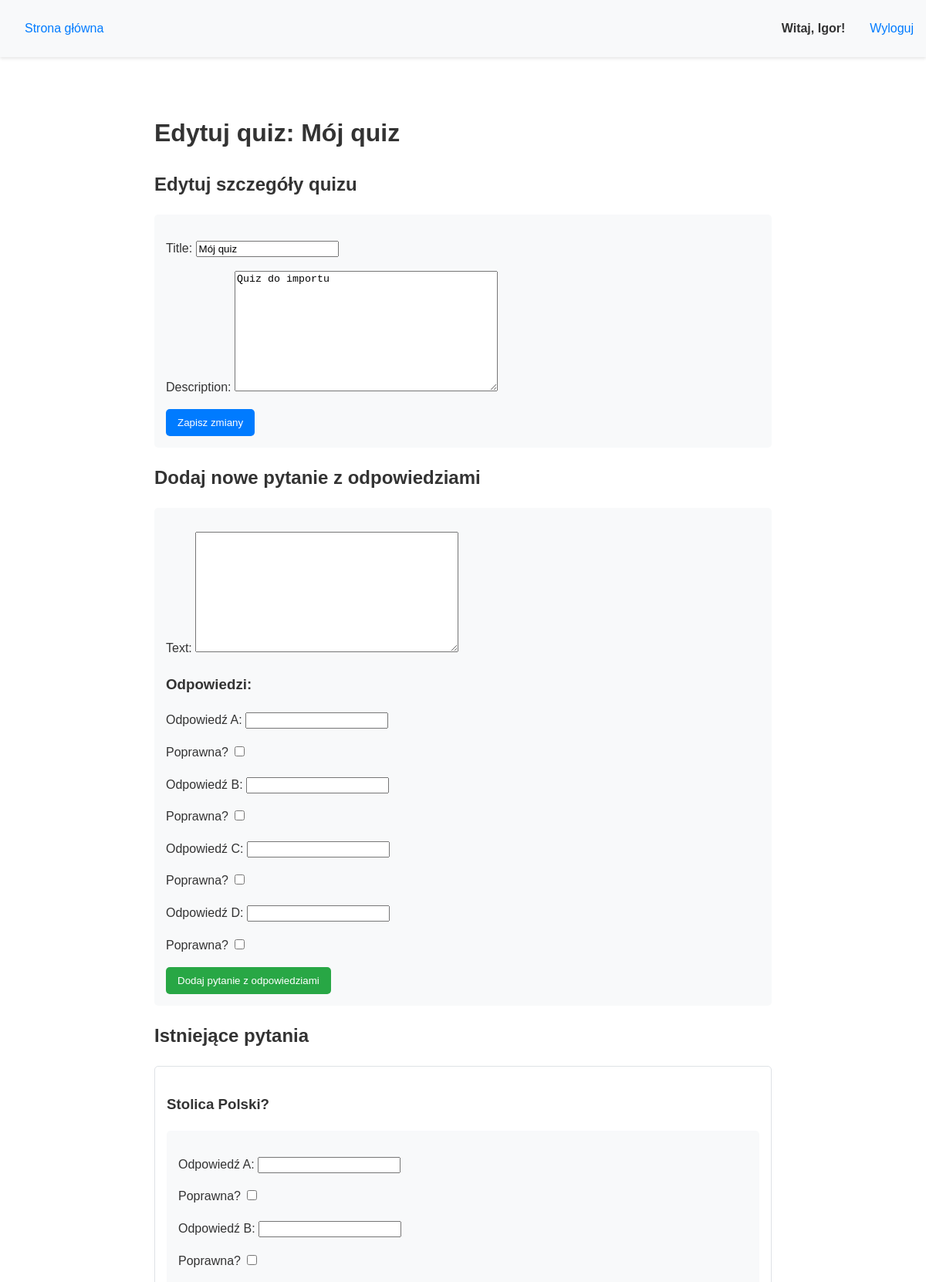
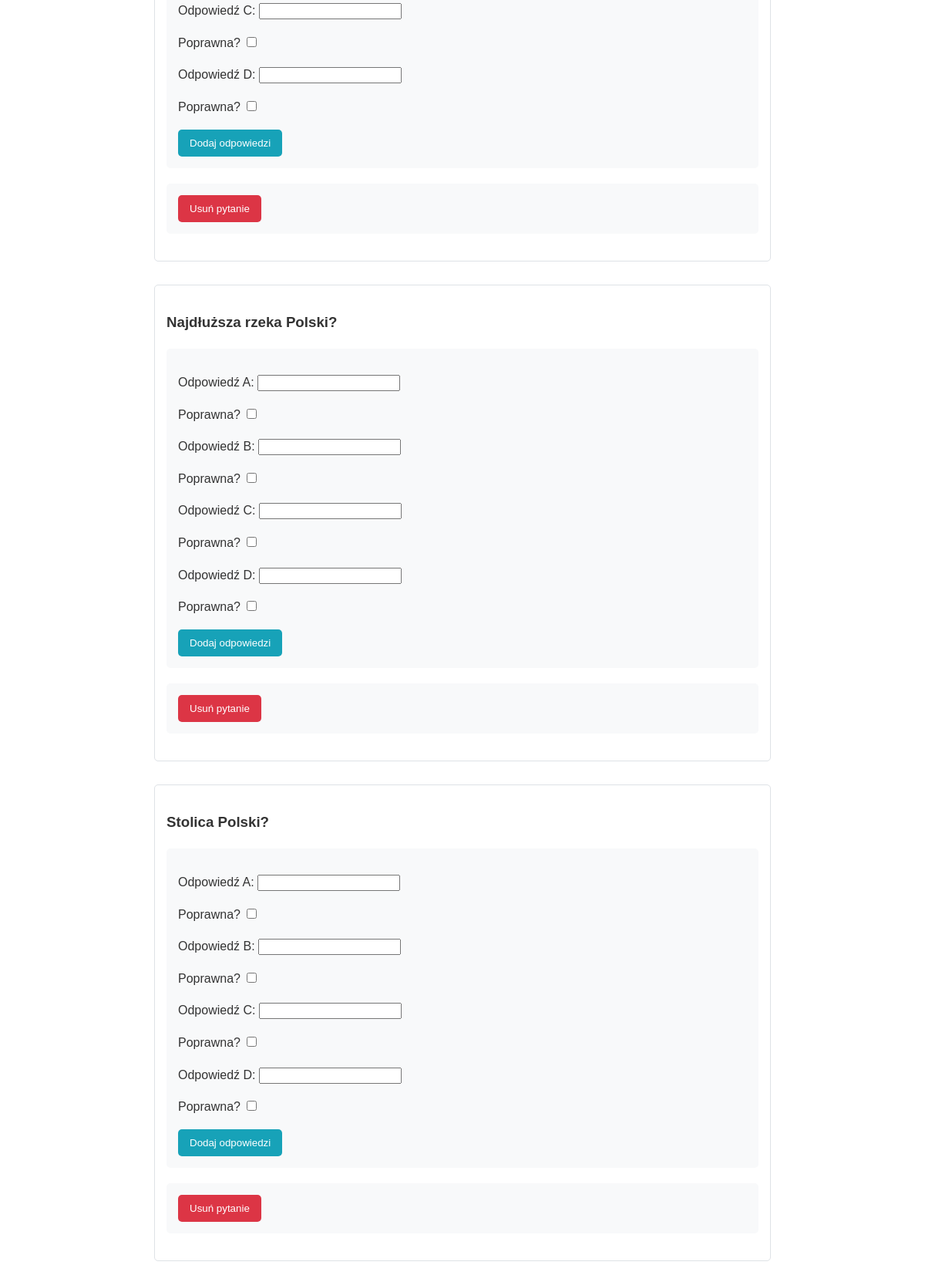
The page /quiz/11/edit/ (signed in, upper part) on the database its author committed (2 pictures, top to bottom).
### quizzes/models.py (models this page shows, shortened)
class Quiz(models.Model):
    title = models.CharField(max_length=200)
    description = models.TextField()
    created_by = models.ForeignKey(User, on_delete=models.CASCADE, related_name='quizzes')
    created_at = models.DateTimeField(auto_now_add=True)

class Question(models.Model):
    quiz = models.ForeignKey(Quiz, related_name='questions', on_delete=models.CASCADE)
    text = models.TextField()
    order = models.IntegerField(default=0)

### quizzes/views.py (the view)
# urls.py: path('quiz/<int:quiz_id>/edit/', views.edit_quiz, name='edit_quiz'),
@login_required
def edit_quiz(request, quiz_id):
    quiz = get_object_or_404(Quiz, pk=quiz_id, created_by=request.user)
    if request.method == 'POST':
        quiz_form = QuizForm(request.POST, instance=quiz)
        question_form = QuestionForm(request.POST)
        answer_form = AnswerForm(request.POST)
        if quiz_form.is_valid():
            quiz_form.save()
        if 'add_question_with_answers' in request.POST:
            if question_form.is_valid() and answer_form.is_valid():
                new_question = question_form.save(commit=False)
                new_question.quiz = quiz
                new_question.save()
                for letter in ['A', 'B', 'C', 'D']:
                    Answer.objects.create(
                        question=new_question,
                        text=answer_form.cleaned_data[f'text_{letter}'],
                        is_correct=answer_form.cleaned_data[f'is_correct_{letter}'],
                        letter=letter
                    )
                messages.success(request, 'Pytanie i odpowiedzi zostały dodane.')
                return redirect('quizzes:edit_quiz', quiz_id=quiz.id)
        elif 'add_answers_to_question' in request.POST:
            question_id = request.POST.get('question_id')
            if question_id and answer_form.is_valid():
                question = get_object_or_404(Question, pk=question_id)
                question.answers.all().delete()
                for letter in ['A', 'B', 'C', 'D']:
                    Answer.objects.create(
                        question=question,
                        text=answer_form.cleaned_data[f'text_{letter}'],
                        is_correct=answer_form.cleaned_data[f'is_correct_{letter}'],
                        letter=letter
                    )
                messages.success(request, 'Odpowiedzi zostały zaktualizowane.')
                return redirect('quizzes:edit_quiz', quiz_id=quiz.id)
    else:
        quiz_form = QuizForm(instance=quiz)
        question_form = QuestionForm()
        answer_form = AnswerForm()
    questions = quiz.questions.all()
    return render(request, 'quizzes/edit_quiz.html', {
        'quiz_form': quiz_form,
        'question_form': question_form,
        'answer_form': answer_form,
        'quiz': quiz,
        'questions': questions,
    })

### quizzes/forms.py
class QuizForm(forms.ModelForm):
    class Meta:
        model = Quiz
        fields = ['title', 'description']

class QuestionForm(forms.ModelForm):
    class Meta:
        model = Question
        fields = ['text']

### quizzes/templates/quizzes/edit_quiz.html (shortened to what this page needs)
{% extends "base.html" %}
{% block content %}
<div class="quiz-edit">
    <h1>Edytuj quiz: {{ quiz.title }}</h1>
    <h2>Edytuj szczegóły quizu</h2>
    <form method="post">
        {{ quiz_form.as_p }}
        <button type="submit" class="btn btn-primary">Zapisz zmiany</button>
    </form>
    <h2>Dodaj nowe pytanie z odpowiedziami</h2>
    <form method="post">
        {{ question_form.as_p }}
        <h3>Odpowiedzi:</h3>
        {{ answer_form.as_p }}
        <button type="submit" name="add_question_with_answers" class="btn btn-success">
            Dodaj pytanie z odpowiedziami
        </button>
    </form>
    <h2>Istniejące pytania</h2>
    {% for question in quiz.questions.all %}
        <div class="question-block">
            <h3>{{ question.text }}</h3>
            <form method="post">
                {{ answer_form.as_p }}
                <button type="submit" name="add_answers_to_question" class="btn btn-info">
                    Dodaj odpowiedzi
                </button>
            </form>
            <form method="post" action="{% url 'quizzes:delete_question' quiz.id question.id %}" class="delete-form">
                <button type="submit" class="btn btn-danger">Usuń pytanie</button>
            </form>
        </div>
    {% endfor %}
</div>
{% endblock %}

### templates/base.html (shortened to what this page needs)
<!DOCTYPE html>
<html lang="pl">
<head>
</head>
<body>
    <nav>
        <div class="nav-links">
            <a href="{% url 'quizzes:quiz_list' %}">Strona główna</a>
        </div>
        <div class="auth-links">
            {% if user.is_authenticated %}
                <span class="welcome-message">Witaj, {{ user.username }}!</span>
                <form action="{% url 'logout' %}" method="post" class="logout-form">
                    <button type="submit" class="btn-link">Wyloguj</button>
                </form>
            {% else %}
                <a href="{% url 'login' %}">Zaloguj</a>
                <a href="{% url 'signup' %}">Zarejestruj</a>
            {% endif %}
        </div>
    </nav>
    <main>
        {% block content %}
        {% endblock %}
    </main>
</body>
</html>

### templates/base.html (style rules this page uses)
body { font-family: Arial, sans-serif; line-height: 1.6; margin: 0; padding: 0; color: #333; }
nav { background: #f8f9fa; padding: 1rem; box-shadow: 0 2px 4px rgba(0,0,0,0.1); display: flex; justify-content: space-between; align-items: center; }
.nav-links { display: flex; gap: 1rem; }
.auth-links { display: flex; gap: 1rem; align-items: center; }
a, .btn-link { color: #007bff; text-decoration: none; padding: 0.5rem 1rem; border-radius: 4px; transition: background-color 0.3s; }
.welcome-message { font-weight: bold; margin-right: 1rem; }
.logout-form { display: inline; margin: 0; padding: 0; }
.btn-link { background: none; border: none; cursor: pointer; font-size: 1rem; padding: 0; }
main { max-width: 1200px; margin: 2rem auto; padding: 0 1rem; }

### quizzes/templates/quizzes/edit_quiz.html (style rules this page uses)
.quiz-edit { max-width: 800px; margin: 0 auto; padding: 20px; }
.quiz-edit form { margin-bottom: 20px; padding: 15px; background: #f8f9fa; border-radius: 5px; }
.question-block { margin-bottom: 30px; padding: 15px; border: 1px solid #dee2e6; border-radius: 5px; }
.delete-form { margin-top: 10px; }
.btn { padding: 10px 15px; border-radius: 5px; color: white; text-decoration: none; border: none; cursor: pointer; display: inline-block; }
.btn-primary { background-color: #007bff; }
.btn-success { background-color: #28a745; }
.btn-info { background-color: #17a2b8; }
.btn-danger { background-color: #dc3545; }

### rows shown on the page
Quiz: title "Mój quiz", description "Quiz do importu"
Question: text "Stolica Polski?"
Question: text "Najdłuższa rzeka Polski?"
Question: text "Stolica Polski?"

### other values the page prints
{{ user.username }} "Igor"
